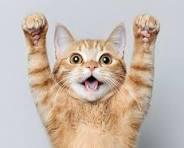
#> input picture src/chapter2/cat.jpg, 184 x 148 px
$ python colour-23.py
#> lines starting #> are read from the running program, lines starting #| are printed output that depends on the picture
from PIL import Image
import matplotlib.pyplot as plt
import numpy as np

# Load image in RGB mode
image = Image.open('cat.jpg').convert('RGB')
#> image is the input picture: PIL image 184x148 RGB; mean R, G, B 198.9, 184.3, 173.2

# Convert to NumPy array
image_array = np.array(image)

# Split into R, G, B channels
r, g, b = image_array[:, :, 0], image_array[:, :, 1], image_array[:, :, 2]
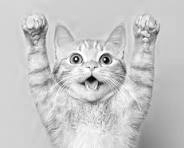
#> r: shape (148, 184); min 1, max 255, mean 198.9
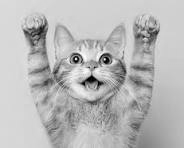
#> g: shape (148, 184); min 0, max 255, mean 184.3
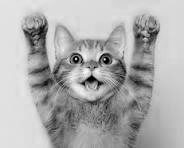
#> b: shape (148, 184); min 0, max 254, mean 173.2

# Display all channels
plt.figure(figsize=(12, 4))

plt.subplot(1, 4, 1)
plt.imshow(image_array)
plt.title("Original")
plt.axis('off')

plt.subplot(1, 4, 2)
plt.imshow(r, cmap='Reds')
plt.title("Red Channel")
plt.axis('off')

plt.subplot(1, 4, 3)
plt.imshow(g, cmap='Greens')
plt.title("Green Channel")
plt.axis('off')

plt.subplot(1, 4, 4)
plt.imshow(b, cmap='Blues')
plt.title("Blue Channel")
plt.axis('off')

plt.tight_layout()
plt.show()
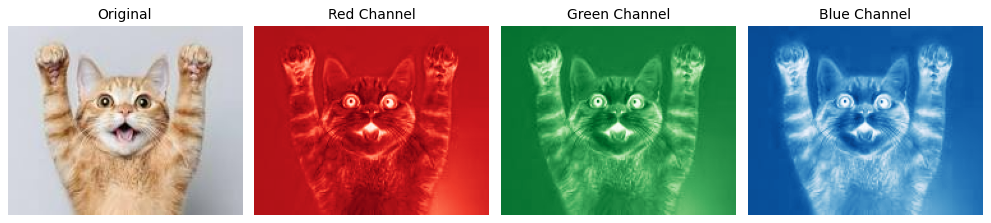
#> figure drawn by matplotlib, 4 panels
